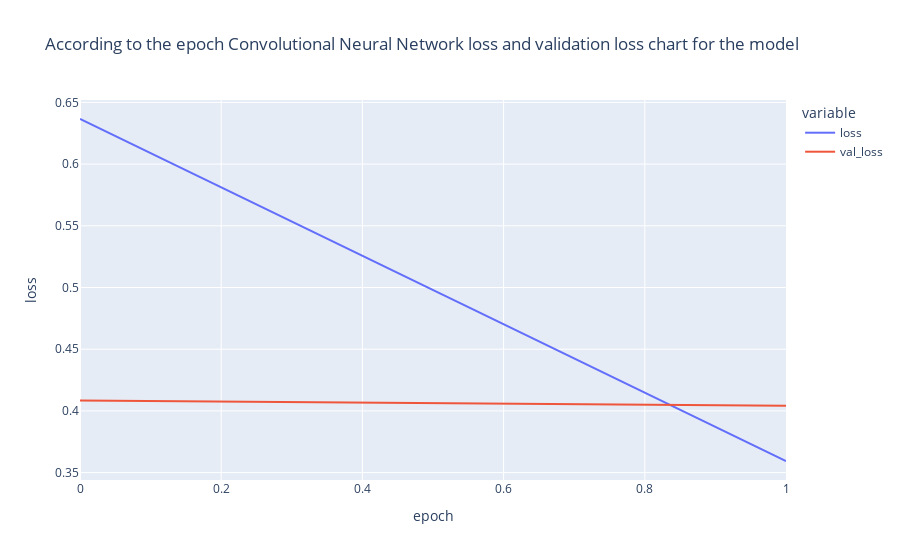

The notebook cell this image was saved under:
### Markdown cell above
<a id="18"></a>
## Loss Charts

### Code cell
for i,hist in enumerate(history):
    fig=px.line(history[hist].history,y=['loss','val_loss'],
               labels={'index':'epoch','value':'loss'},
               title=f'According to the epoch {model_names[i]} loss and validation loss chart for the model')
    fig.show()

### Figure 1 — Plotly figure (JSON) as saved in the notebook; plotly's stock layout.template omitted (floating-point values rounded to 4 significant figures)
{"data": [{"hovertemplate": "variable=loss<br>epoch=%{x}<br>loss=%{y}<extra></extra>", "legendgroup": "loss", "line": {"color": "#636efa", "dash": "solid"}, "marker": {"symbol": "circle"}, "mode": "lines", "name": "loss", "orientation": "v", "showlegend": true, "type": "scatter", "x": [0, 1], "xaxis": "x", "y": [0.6365, 0.3594], "yaxis": "y"}, {"hovertemplate": "variable=val_loss<br>epoch=%{x}<br>loss=%{y}<extra></extra>", "legendgroup": "val_loss", "line": {"color": "#EF553B", "dash": "solid"}, "marker": {"symbol": "circle"}, "mode": "lines", "name": "val_loss", "orientation": "v", "showlegend": true, "type": "scatter", "x": [0, 1], "xaxis": "x", "y": [0.4085, 0.4042], "yaxis": "y"}], "layout": {"legend": {"title": {"text": "variable"}, "tracegroupgap": 0}, "title": {"text": "According to the epoch Convolutional Neural Network loss and validation loss chart for the model"}, "xaxis": {"anchor": "y", "domain": [0, 1], "title": {"text": "epoch"}}, "yaxis": {"anchor": "x", "domain": [0, 1], "title": {"text": "loss"}}}}
